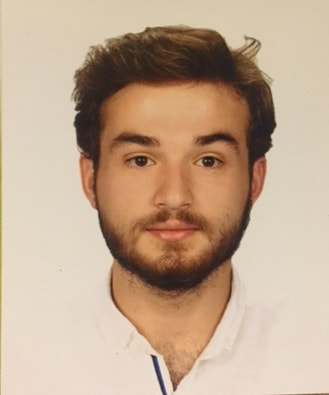
#> input picture unnamed.jpg, 329 x 395 px
$ python 'drawing and writing on image.py'
#> lines starting #> are read from the running program, lines starting #| are printed output that depends on the picture; after the words box and inside, x2 and y2 are one past the last pixel; in counts of white or black regions, pixels touching at a corner belong together
import cv2
import numpy as np

img = cv2.imread('unnamed.jpg',cv2.IMREAD_COLOR)
#> img is the input picture: shape (395, 329, 3); mean B, G, R 144.5, 168.2, 194

cv2.line(img,(0,0),(150,150),(255,255,255),15)
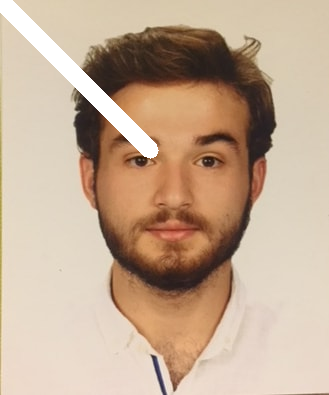
#> img: shape (395, 329, 3); 2.91% of pixels changed, all inside (x1, y1, x2, y2) = (0, 0, 159, 159)

cv2.imshow('image',img)
#> (the run stopped early here; a loop or call above may not have finished)
